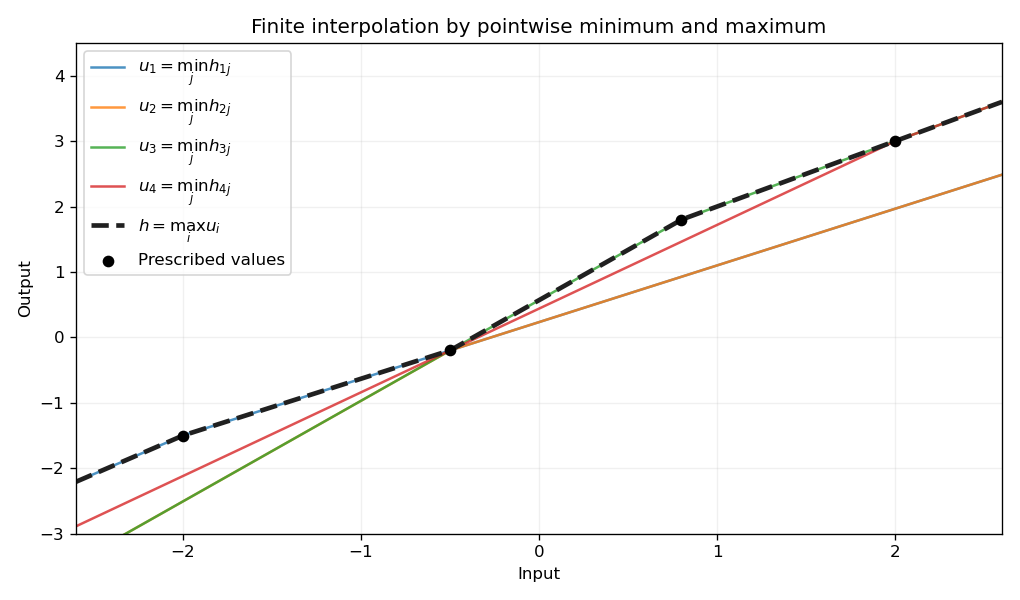

Source code (Python):
"""Finite order interpolation by lattice operations; write PNG to cwd."""
from pathlib import Path
import matplotlib
matplotlib.use('Agg')
import matplotlib.pyplot as plt
import numpy as np

nodes=np.array([-2.,-.5,.8,2.]);values=np.array([-1.5,-.2,1.8,3.])
grid=np.linspace(-2.6,2.6,1500)
rows=[]
for i in range(len(nodes)):
    pairs=[]
    for j in range(len(nodes)):
        slope=(values[j]-values[i])/(nodes[j]-nodes[i])if i!=j else 1.
        pairs.append(slope*(grid-nodes[i])+values[i])
    rows.append(np.min(pairs,axis=0))
fig,ax=plt.subplots(figsize=(8.5,5),dpi=120,facecolor='white')
ax.set_facecolor('white')
for i,row in enumerate(rows):ax.plot(grid,row,lw=1.5,alpha=.8,label=rf'$u_{i+1}=\min_j h_{{{i+1}j}}$')
ax.plot(grid,np.max(rows,axis=0),color='#202020',lw=2.8,ls='--',label=r'$h=\max_i u_i$')
ax.scatter(nodes,values,color='black',s=36,zorder=8,label='Prescribed values')
ax.set(xlim=(-2.6,2.6),ylim=(-3,4.5),xlabel='Input',ylabel='Output',title='Finite interpolation by pointwise minimum and maximum')
ax.grid(alpha=.18);ax.legend(loc='upper left',fontsize=10)
fig.tight_layout();fig.savefig(Path.cwd()/'paper-4-interpolation.png',facecolor='white');plt.close(fig)
